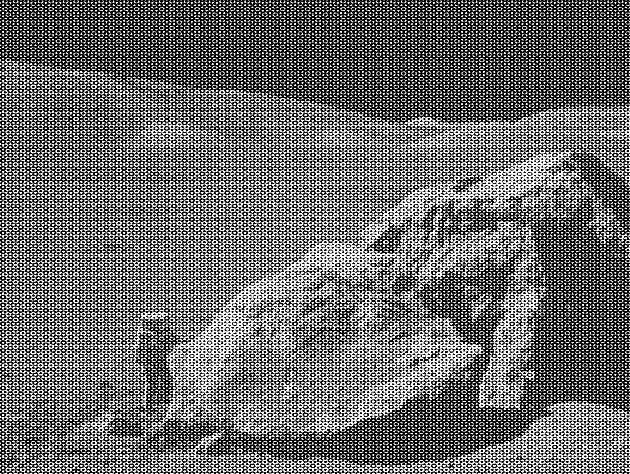
#> input picture images/moonlanding.png, 630 x 474 px
$ jupyter execute pyIMAGE_01_image_FFT.ipynb
#> lines starting #> are read from the running program, lines starting #| are printed output that depends on the picture
<table>
<tr><td></td>
<td bgcolor="#FFFFFF">
    <p style="font-size: xx-large; font-weight: 900; line-height: 100%">pyIMAGE</p>
    <p style="font-size: large; color: rgba(0,0,0,0.5);"><b style=color:red;>Image</b> analysis</p>
    <p style="font-size: large; color: rgba(0,0,0,0.5);">Georg Kaufmann</p>
    </td>
<td></td>
</tr>
</table>

----
# Image processing: FFT filter

In this notebook, we apply filter to images, based on the **FFT** (fast Fourier transform) methods.

As we load the image with the `Image.load` function from the `PIL` library,
we:
- first create a PIL object, `image`,
- then a numpy array `image_arr`.

[cell 1]
import numpy as np
import matplotlib.pyplot as plt
from matplotlib.colors import LogNorm
import PIL
tiny=1e-15

Example [follows scipy handbook](https://scipy-lectures.org/intro/scipy/auto_examples/solutions/plot_fft_image_denoise.html#sphx-glr-intro-scipy-auto-examples-solutions-plot-fft-image-denoise-py)

## Original image

Load with `Image.read` from the `PIL` package, then convert PIL object
to numpy array, using `asarray()`.

Finally plot with `imshow`.

[cell 2]
infile = 'images/moonlanding.png'
image = PIL.Image.open(infile)
#> image is the input picture: PIL image 630x474 L; min 0, max 255, mean 108.1
print (image.format,image.size,image.mode)
#| PNG (630, 474) L
# convert to ndarray
image_arr = np.asarray(image)
print (type(image_arr),image_arr.dtype,image_arr.ndim,image_arr.shape)
#| <class 'numpy.ndarray'> uint8 2 (474, 630)
print(image_arr[0][0])
#| 12

# show image
fig,axs = plt.subplots(1,1,figsize=(10,5))
axs.set_title('Original ('+str(image_arr.shape[0])+'x'+str(image_arr.shape[1])+')')
axs.imshow(image_arr,cmap='gray')

----
## FFT

Transform image to spectral domain, using the `fft2` function from the `np.fft` package.
Similar functions are in `scipy`...

The two pplots show the absolute values of the Fourier coefficients:
- **left:** In `numpy` notation, with small $k$ values, corresponding to large wavelengths,
along the edge,
- **right:** Shifted with small $k$ values (large wavelength) to centrum.

For this shift, there is a convenient function pair, `fftshift` and `ifftshift`, in the
`numpy.fft` package.

[cell 3]
# forward FFT
im_fft = np.fft.fft2(image_arr)

# plot spectrum (unshifted and shifted)
fig,axs = plt.subplots(1,2,figsize=(10,5))
axs[0].set_title('Fourier transform')
cbar0=axs[0].imshow(np.abs(im_fft), norm=LogNorm(vmin=5))
plt.colorbar(cbar0,location='bottom',shrink=0.8)
axs[1].set_title('Fourier transform (shifted)')
cbar1=axs[1].imshow(np.abs(np.fft.fftshift(im_fft)), norm=LogNorm(vmin=5))
plt.colorbar(cbar1,location='bottom',shrink=0.8)
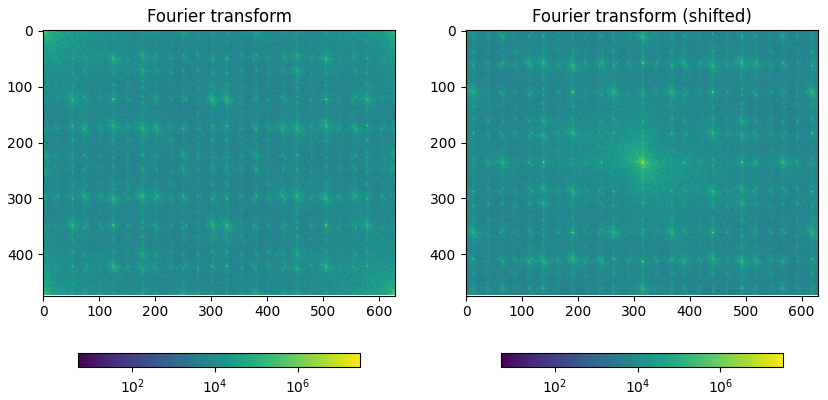
#> figure drawn by matplotlib, 4 panels

----
## Filter

Create a filter in the spectral domain.

We first create wavenumber arrays for the spectral domain.

Then, we use an exponential function (similar to Gaussian filter):
$$
F = e^{-a\sqrt{k_x^2 + k_y^2}}
$$

[cell 4]
nx = image_arr.shape[1]
#> nx = 630
ny = image_arr.shape[0]
#> ny = 474
kx     = (-nx/2 + np.arange(0,nx))*2*np.pi/(2*nx)
#> kx = 630 values from -1.57 to 1.57
ky     = (-ny/2 + np.arange(0,ny))*2*np.pi/(2*ny)
#> ky = 474 values from -1.57 to 1.56
KX, KY = np.meshgrid(kx, ky)

[cell 5]
K = np.sqrt(KX**2 + KY**2)
a=2.
Fup = np.exp(-a*K)

fig,axs = plt.subplots(1,1,figsize=(6.0,4.0))
axs.set_title('Filter in spectral domain')
CS1=axs.contourf(KX,KY,Fup)
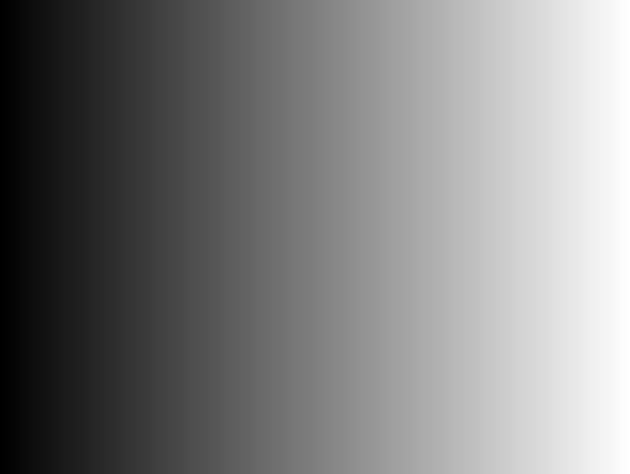
#> KX: shape (474, 630) float64; min -1.57, max 1.57, mean -0.00249; drawn with min black and max white
cbar = fig.colorbar(CS1,ax=axs,location="right",shrink=0.9)
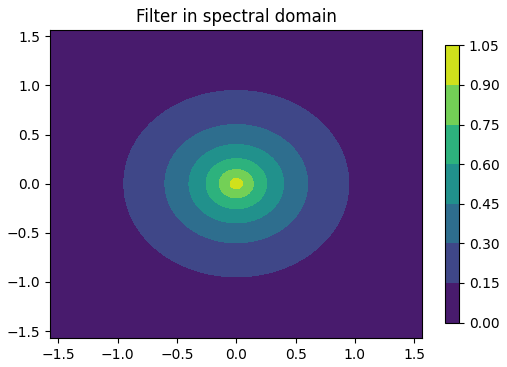
#> figure drawn by matplotlib, 2 panels

We apply the filter in the spectral domain by multiplying it to the spectrum of the
image.

**Careful:** As the filter is designed in the *shifted* domain, either the
spectrum of the image or the filter have to be shifted ...

[cell 6]
# plot spectrum (unshifted and shifted)
fig,axs = plt.subplots(1,2,figsize=(10,5))
axs[0].set_title('Fourier transform')
cbar0=axs[0].imshow(np.abs(im_fft*np.fft.fftshift(Fup)), norm=LogNorm(vmin=5))
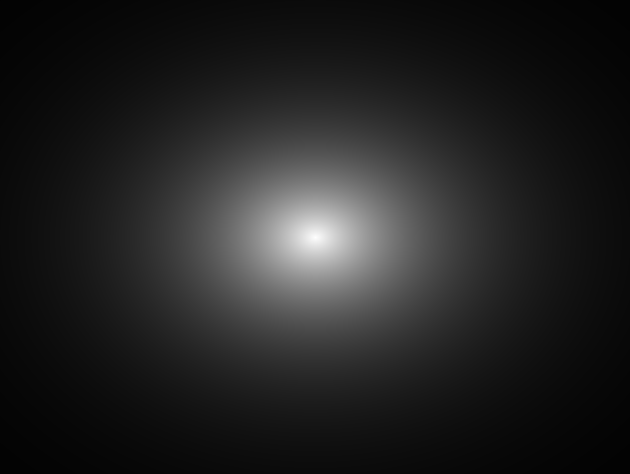
#> Fup: shape (474, 630) float64; min 0.0118, max 1, mean 0.137
plt.colorbar(cbar0,location='bottom',shrink=0.8)
axs[1].set_title('Fourier transform (shifted)')
cbar1=axs[1].imshow(np.abs(np.fft.fftshift(im_fft)*Fup), norm=LogNorm(vmin=5))
plt.colorbar(cbar1,location='bottom',shrink=0.8)
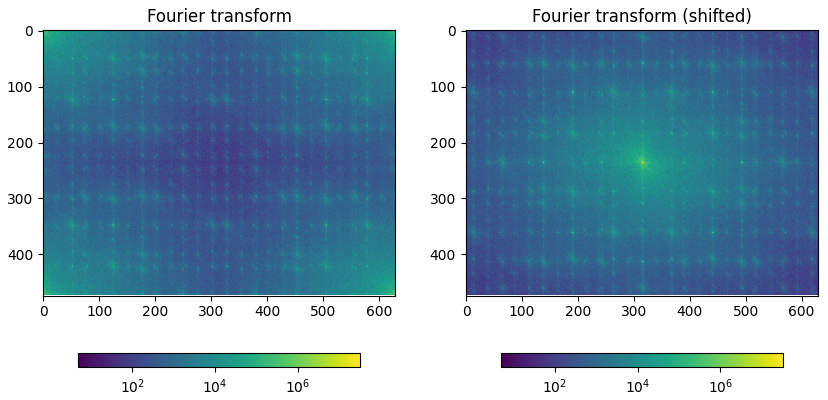
#> figure drawn by matplotlib, 4 panels

----
## Reconstruct

Reconstruct the filtered image by a backward FFT.

[cell 7]
# backward FFT
image_denoised = np.fft.ifft2(im_fft*np.fft.fftshift(Fup)).real
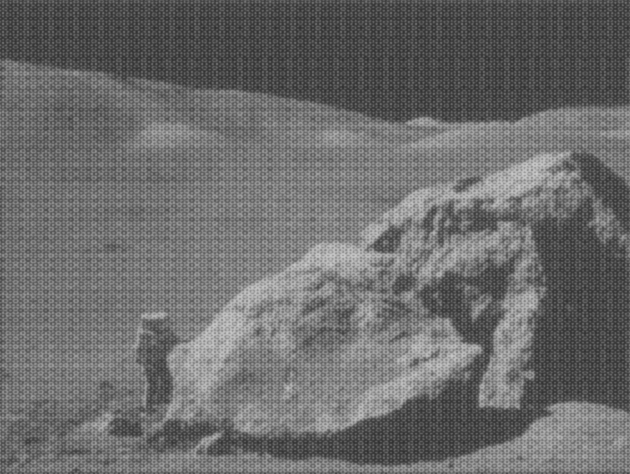
#> image_denoised: shape (474, 630) float64; min 48.71, max 201.7, mean 108.1

[cell 8]
# show image
fig,axs = plt.subplots(1,2,figsize=(10,5))
axs[0].set_title('Original ('+str(image_arr.shape[0])+'x'+str(image_arr.shape[1])+')')
axs[0].imshow(image_arr,cmap='gray')
axs[1].set_title('Denoised (a='+str(a)+')')
axs[1].imshow(image_denoised,cmap='gray')
